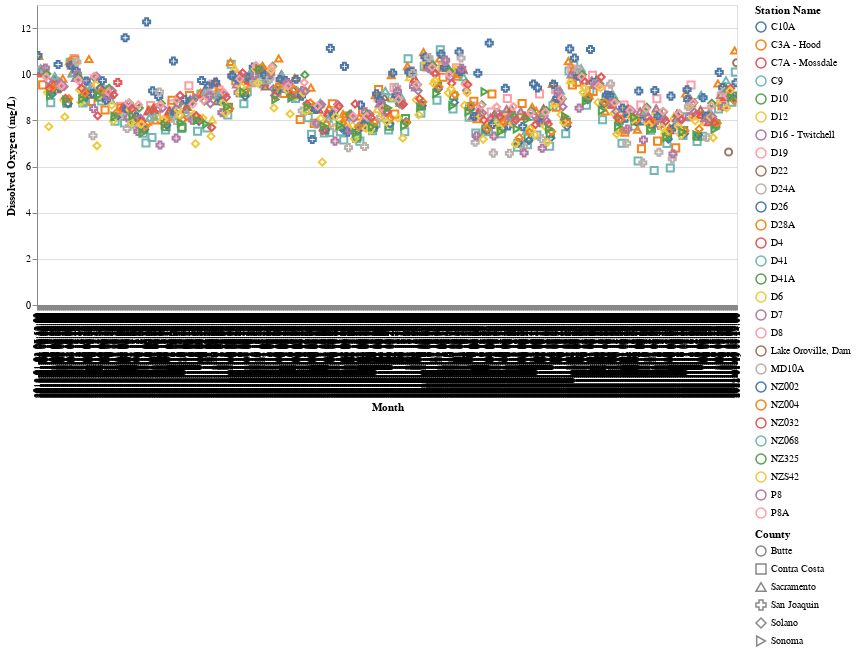

The code cell stored with this chart in its notebook:
### Markdown cell above
## Visualize

### Code cell
base = alt.Chart(df).properties(width=700,height=300)

selection = alt.selection_multi(fields=['STATION_NAME'], bind='legend')

dots = base.mark_point(size=30).encode(
    # x=alt.X('Month',title='Month'),
    x=alt.X('SAMPLE_DATE',title='Month'),
    y=alt.Y('FDR_RESULT',title='Dissolved Oxygen (mg/L)'),
    shape=alt.Shape('COUNTY_NAME',title='County'),
    color=alt.Color('STATION_NAME',title='Station Name'),
    opacity=alt.condition(selection, alt.value(1), alt.value(0.2)),
    size=alt.condition(selection, alt.value(50), alt.value(5)),
    tooltip=my_headers
).add_selection(selection).interactive()
dots

### Figure 1 — Vega-Lite specification as saved in the notebook (floating-point values rounded to 4 significant figures; data arrays with more than 128 entries replaced by an {"elided": "..."} marker saying what was removed)
{"config": {"view": {"continuousWidth": 400, "continuousHeight": 300}}, "data": {"name": "data-d8f7f564a9569c4d8d773641107f5bcc"}, "mark": {"type": "point", "size": 30}, "encoding": {"color": {"field": "STATION_NAME", "title": "Station Name", "type": "nominal"}, "opacity": {"condition": {"value": 1, "selection": "selector005"}, "value": 0.2}, "shape": {"field": "COUNTY_NAME", "title": "County", "type": "nominal"}, "size": {"condition": {"value": 50, "selection": "selector005"}, "value": 5}, "tooltip": [{"field": "STATION_NAME", "type": "nominal"}, {"field": "PARAMETER", "type": "nominal"}, {"field": "FDR_RESULT", "type": "quantitative"}, {"field": "UNS_NAME", "type": "nominal"}, {"field": "SAMPLE_DATE", "type": "nominal"}, {"field": "SAMPLE_DEPTH", "type": "quantitative"}, {"field": "SAMPLE_DEPTH_UNITS", "type": "nominal"}, {"field": "Month", "type": "nominal"}, {"field": "COUNTY_NAME", "type": "nominal"}], "x": {"field": "SAMPLE_DATE", "title": "Month", "type": "nominal"}, "y": {"field": "FDR_RESULT", "title": "Dissolved Oxygen (mg/L)", "type": "quantitative"}}, "height": 300, "selection": {"selector005": {"type": "multi", "fields": ["STATION_NAME"], "bind": "legend"}, "selector006": {"type": "interval", "bind": "scales", "encodings": ["x", "y"]}}, "width": 700, "$schema": "https://vega.github.io/schema/vega-lite/v4.17.0.json", "datasets": {"data-d8f7f564a9569c4d8d773641107f5bcc": {"elided": "1044 records"}}}
